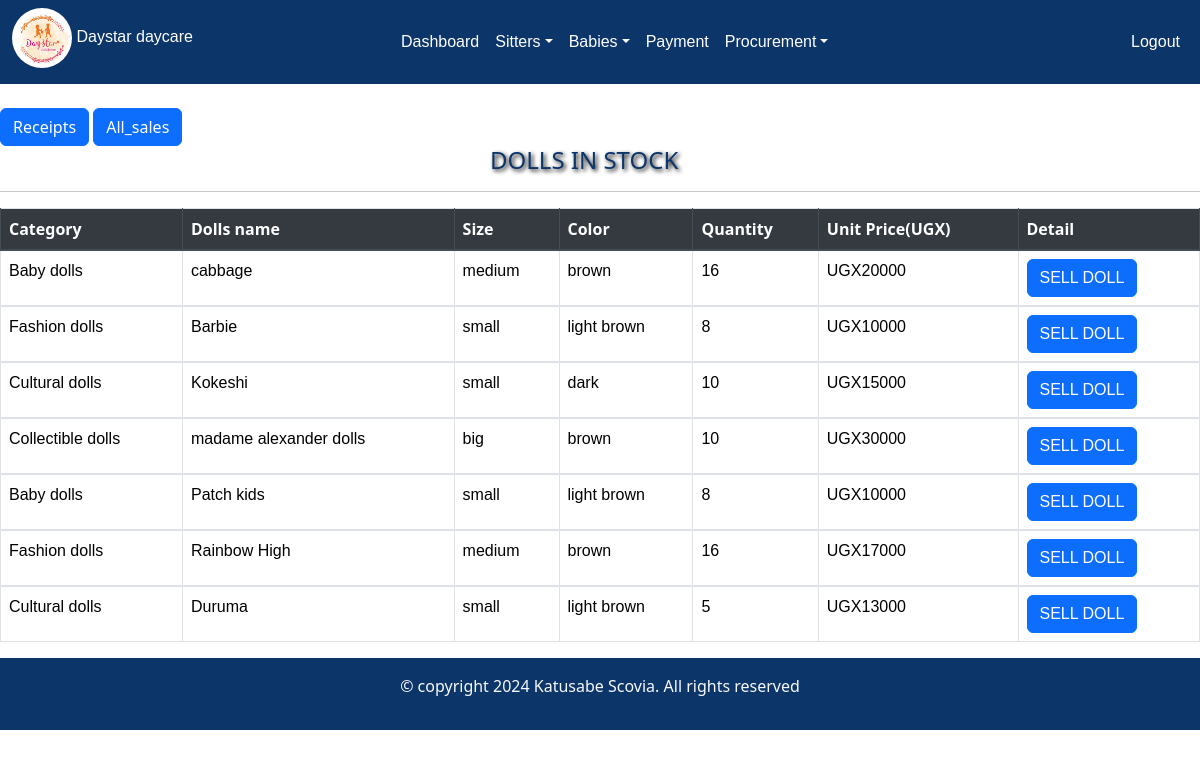
The app's page /doll/, older data.
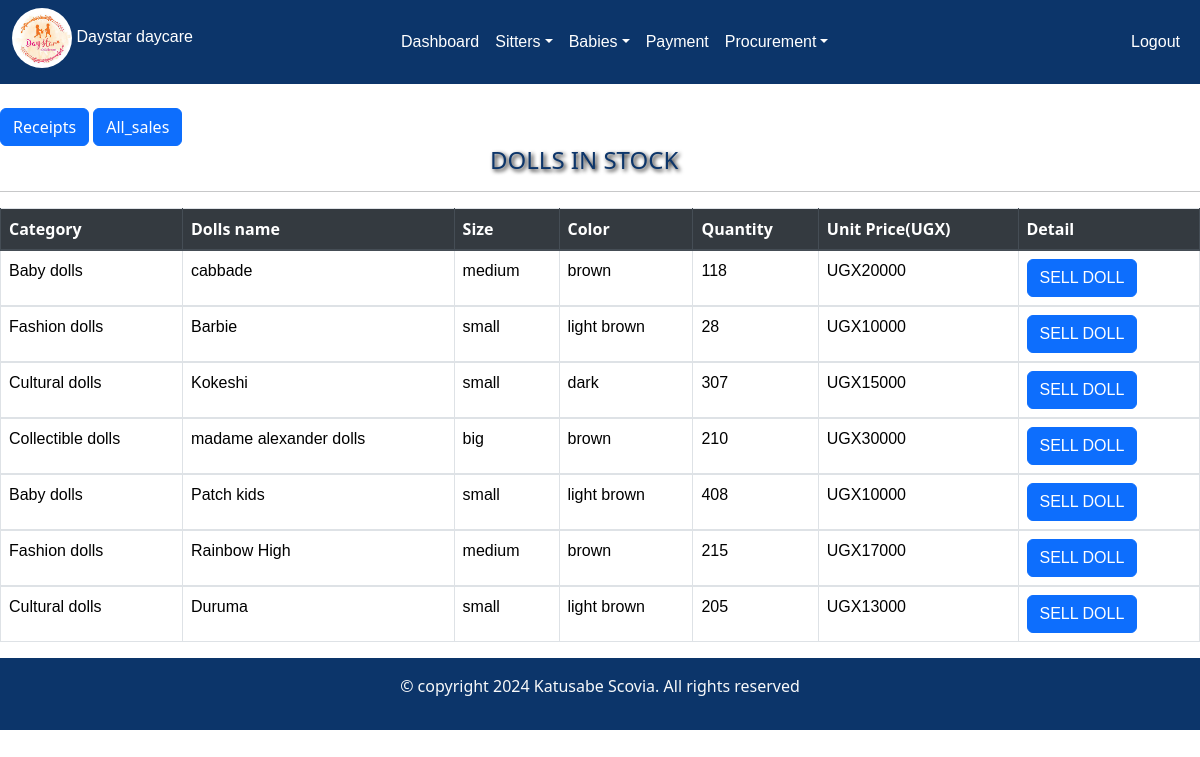
The same page, newer data.
### day/models.py (models this page shows, shortened)
class Doll(models.Model):
    c_doll=models.ForeignKey(Category_doll, on_delete=models.CASCADE,null=True, blank=True)
    name_of_the_doll =models.CharField(max_length=200,null=True, blank=True)
    quantity=models.IntegerField(default=0)
    color=models.CharField(max_length=200, null=True,blank=True)
    size=models.CharField(max_length=200,null=True,blank=True)
    issued_quantity=models.IntegerField(default=0,blank=True,null=True)
    received_quantity=models.IntegerField(default=0,null=True,blank=True)
    Unit_price=models.IntegerField(default=0,null=True, blank=True)
    date=models.DateField(default=timezone.now)

class Category_doll(models.Model):
     name = models.CharField(max_length=100,null=True, blank=True)
     def __str__(self):
         return self.name

### day/views.py (the view)
# urls.py: path('doll/',views.doll,name='doll'),
def doll(request):
    dolls=Doll.objects.all()
    return render(request,'doll.html',{'dolls':dolls})

### day/templates/doll.html (shortened to what this page needs)
{% extends 'base.html' %}
{% load static %}
{% block content %}
<br>
    <a  href="{% url 'receipt' %}" class="hover_button" ><input type="submit" value="Receipts" class="btn btn-primary " placeholder="Receipts"/></a>
    <a href="{% url 'all_sales' %}"  class="hover-button"><input type= "submit" value="All_sales" class="btn btn-primary" type="button"/></a>
<div class="table-container">
        <h4 >DOLLS IN  STOCK</h4><hr>
</div>
<table class="table table-bordered">
    <thead class="thead-dark table-bordered">
        <tr>
            <th scope="col" class="project-h1">Category</th>
            <th scope="col" class="project-h1">Dolls name</th>
            <th scope="col" class="project-h1">Size</th>
            <th scope="col" class="project-h1">Color</th>
            <th scope="col" class="project-h1">Quantity</th>
            <th scope="col" class="project-h1">Unit Price(UGX)</th>
            <th scope="col" class="project-h1">Detail</th>
        </tr>
    </thead>
    {% for dolls in dolls %}
    <tbody>
        <tr style="font-family: sans-serif;">
            <td>{{dolls.c_doll}}</td>
            <td>{{dolls.name_of_the_doll}}</td>
            <td>{{dolls.size}}</td>
            <td>{{dolls.color}}</td>
            <td>{{dolls.quantity}}</td>
            <td>UGX{{dolls.Unit_price}}</td>
           <div>
            <td >
                <a href="{% url 'dollscorner' doll_id=dolls.id %}" class="btn btn-primary">SELL DOLL</a>
            </td>
        </div>
        </tr>
    </tbody>
    {% endfor %}
</table>
{% endblock %}

Row changes from the older to the newer data that the page shows:
changed Doll: name_of_the_doll "cabbage" → "cabbade"; quantity "16" → "118"
changed Doll "Barbie": quantity "8" → "28"
changed Doll "Kokeshi": quantity "10" → "307"
changed Doll "madame alexander dolls": quantity "10" → "210"
changed Doll "Patch kids": quantity "8" → "408"
changed Doll "Rainbow High": quantity "16" → "215"
changed Doll "Duruma": quantity "5" → "205"
